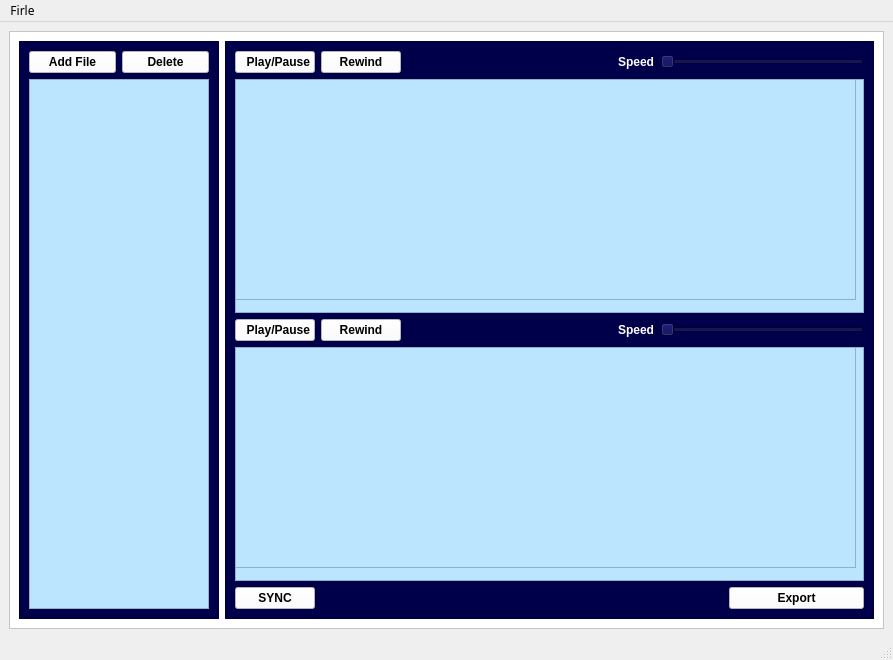
<?xml version="1.0" encoding="UTF-8"?>
<ui version="4.0">
 <class>MainWindow</class>
 <widget class="QMainWindow" name="MainWindow">
  <property name="geometry">
   <rect>
    <x>0</x>
    <y>0</y>
    <width>893</width>
    <height>660</height>
   </rect>
  </property>
  <property name="font">
   <font>
    <family>Mudir MT</family>
   </font>
  </property>
  <property name="windowTitle">
   <string>MainWindow</string>
  </property>
  <widget class="QWidget" name="centralwidget">
   <property name="sizePolicy">
    <sizepolicy hsizetype="Maximum" vsizetype="Maximum">
     <horstretch>0</horstretch>
     <verstretch>0</verstretch>
    </sizepolicy>
   </property>
   <layout class="QGridLayout" name="gridLayout">
    <item row="0" column="1">
     <widget class="QFrame" name="frame">
      <property name="styleSheet">
       <string notr="true">background-color: rgb(255, 255, 255);</string>
      </property>
      <property name="frameShape">
       <enum>QFrame::StyledPanel</enum>
      </property>
      <property name="frameShadow">
       <enum>QFrame::Raised</enum>
      </property>
      <layout class="QHBoxLayout" name="horizontalLayout">
       <item>
        <widget class="QFrame" name="files_frame">
         <property name="minimumSize">
          <size>
           <width>200</width>
           <height>0</height>
          </size>
         </property>
         <property name="maximumSize">
          <size>
           <width>200</width>
           <height>16777215</height>
          </size>
         </property>
         <property name="styleSheet">
          <string notr="true">background-color: rgb(0, 0, 74);</string>
         </property>
         <property name="frameShape">
          <enum>QFrame::StyledPanel</enum>
         </property>
         <property name="frameShadow">
          <enum>QFrame::Raised</enum>
         </property>
         <layout class="QGridLayout" name="gridLayout_3">
          <item row="0" column="1">
           <widget class="QPushButton" name="pushButton_10">
            <property name="font">
             <font>
              <weight>75</weight>
              <bold>true</bold>
             </font>
            </property>
            <property name="styleSheet">
             <string notr="true">background-color: rgb(255, 255, 255);</string>
            </property>
            <property name="text">
             <string>Delete</string>
            </property>
            <property name="icon">
             <iconset>
              <normaloff>../../../Downloads/recycle-bin.png</normaloff>../../../Downloads/recycle-bin.png</iconset>
            </property>
           </widget>
          </item>
          <item row="0" column="0">
           <widget class="QPushButton" name="pushButton">
            <property name="font">
             <font>
              <weight>75</weight>
              <bold>true</bold>
             </font>
            </property>
            <property name="styleSheet">
             <string notr="true">background-color: rgb(255, 255, 255);</string>
            </property>
            <property name="text">
             <string>Add File</string>
            </property>
            <property name="icon">
             <iconset>
              <normaloff>../../../Downloads/folder.png</normaloff>../../../Downloads/folder.png</iconset>
            </property>
           </widget>
          </item>
          <item row="1" column="0" colspan="2">
           <widget class="QFrame" name="frame_2">
            <property name="styleSheet">
             <string notr="true">background-color:rgb(187, 228, 255);</string>
            </property>
            <property name="frameShape">
             <enum>QFrame::StyledPanel</enum>
            </property>
            <property name="frameShadow">
             <enum>QFrame::Raised</enum>
            </property>
           </widget>
          </item>
         </layout>
        </widget>
       </item>
       <item>
        <widget class="QFrame" name="Graphs_collector">
         <property name="styleSheet">
          <string notr="true">background-color: rgb(0, 0, 74);</string>
         </property>
         <property name="frameShape">
          <enum>QFrame::StyledPanel</enum>
         </property>
         <property name="frameShadow">
          <enum>QFrame::Raised</enum>
         </property>
         <layout class="QGridLayout" name="gridLayout_2">
          <item row="0" column="4">
           <widget class="QSlider" name="graph1_Slider">
            <property name="sizePolicy">
             <sizepolicy hsizetype="MinimumExpanding" vsizetype="Fixed">
              <horstretch>0</horstretch>
              <verstretch>0</verstretch>
             </sizepolicy>
            </property>
            <property name="minimumSize">
             <size>
              <width>100</width>
              <height>0</height>
             </size>
            </property>
            <property name="orientation">
             <enum>Qt::Horizontal</enum>
            </property>
           </widget>
          </item>
          <item row="4" column="0">
           <widget class="QPushButton" name="pushButton_2">
            <property name="font">
             <font>
              <weight>75</weight>
              <bold>true</bold>
             </font>
            </property>
            <property name="styleSheet">
             <string notr="true">background-color: rgb(255, 255, 255);</string>
            </property>
            <property name="text">
             <string>SYNC</string>
            </property>
            <property name="icon">
             <iconset>
              <normaloff>../../../Downloads/sync.png</normaloff>../../../Downloads/sync.png</iconset>
            </property>
           </widget>
          </item>
          <item row="2" column="4">
           <widget class="QSlider" name="graph2_Slider">
            <property name="sizePolicy">
             <sizepolicy hsizetype="Minimum" vsizetype="Fixed">
              <horstretch>0</horstretch>
              <verstretch>0</verstretch>
             </sizepolicy>
            </property>
            <property name="orientation">
             <enum>Qt::Horizontal</enum>
            </property>
           </widget>
          </item>
          <item row="0" column="1">
           <widget class="QPushButton" name="rewindButton1">
            <property name="font">
             <font>
              <weight>75</weight>
              <bold>true</bold>
             </font>
            </property>
            <property name="styleSheet">
             <string notr="true">
background-color: rgb(255, 255, 255);</string>
            </property>
            <property name="text">
             <string>Rewind</string>
            </property>
            <property name="icon">
             <iconset>
              <normaloff>../../../Downloads/rewind.png</normaloff>../../../Downloads/rewind.png</iconset>
            </property>
           </widget>
          </item>
          <item row="4" column="4" alignment="Qt::AlignRight">
           <widget class="QPushButton" name="pushButton_3">
            <property name="sizePolicy">
             <sizepolicy hsizetype="Fixed" vsizetype="Fixed">
              <horstretch>0</horstretch>
              <verstretch>0</verstretch>
             </sizepolicy>
            </property>
            <property name="minimumSize">
             <size>
              <width>135</width>
              <height>0</height>
             </size>
            </property>
            <property name="font">
             <font>
              <weight>75</weight>
              <bold>true</bold>
             </font>
            </property>
            <property name="styleSheet">
             <string notr="true">background-color: rgb(255, 255, 255);</string>
            </property>
            <property name="text">
             <string>Export</string>
            </property>
           </widget>
          </item>
          <item row="0" column="2">
           <spacer name="horizontalSpacer">
            <property name="orientation">
             <enum>Qt::Horizontal</enum>
            </property>
            <property name="sizeHint" stdset="0">
             <size>
              <width>40</width>
              <height>20</height>
             </size>
            </property>
           </spacer>
          </item>
          <item row="3" column="0" colspan="5">
           <widget class="QFrame" name="Graph2">
            <property name="minimumSize">
             <size>
              <width>0</width>
              <height>200</height>
             </size>
            </property>
            <property name="styleSheet">
             <string notr="true">background-color: rgb(187, 228, 255);</string>
            </property>
            <property name="frameShape">
             <enum>QFrame::StyledPanel</enum>
            </property>
            <property name="frameShadow">
             <enum>QFrame::Raised</enum>
            </property>
            <widget class="PlotWidget" name="graphicsView_2">
             <property name="geometry">
              <rect>
               <x>0</x>
               <y>0</y>
               <width>621</width>
               <height>221</height>
              </rect>
             </property>
            </widget>
           </widget>
          </item>
          <item row="2" column="3">
           <widget class="QLabel" name="label_2">
            <property name="sizePolicy">
             <sizepolicy hsizetype="Maximum" vsizetype="Preferred">
              <horstretch>0</horstretch>
              <verstretch>0</verstretch>
             </sizepolicy>
            </property>
            <property name="font">
             <font>
              <weight>75</weight>
              <bold>true</bold>
             </font>
            </property>
            <property name="styleSheet">
             <string notr="true">color: rgb(255, 255, 255);</string>
            </property>
            <property name="text">
             <string>Speed</string>
            </property>
           </widget>
          </item>
          <item row="0" column="0">
           <widget class="QPushButton" name="PlayButton1">
            <property name="font">
             <font>
              <weight>75</weight>
              <bold>true</bold>
             </font>
            </property>
            <property name="styleSheet">
             <string notr="true">background-color: rgb(255, 255, 255);</string>
            </property>
            <property name="text">
             <string>  Play/Pause</string>
            </property>
            <property name="icon">
             <iconset>
              <normaloff>../../../Downloads/button.png</normaloff>../../../Downloads/button.png</iconset>
            </property>
            <property name="iconSize">
             <size>
              <width>40</width>
              <height>16</height>
             </size>
            </property>
           </widget>
          </item>
          <item row="2" column="0">
           <widget class="QPushButton" name="PlayButton2">
            <property name="font">
             <font>
              <weight>75</weight>
              <bold>true</bold>
             </font>
            </property>
            <property name="styleSheet">
             <string notr="true">background-color: rgb(255, 255, 255);</string>
            </property>
            <property name="text">
             <string>  Play/Pause</string>
            </property>
            <property name="icon">
             <iconset>
              <normaloff>../../../Downloads/button.png</normaloff>../../../Downloads/button.png</iconset>
            </property>
            <property name="iconSize">
             <size>
              <width>40</width>
              <height>16</height>
             </size>
            </property>
           </widget>
          </item>
          <item row="2" column="1">
           <widget class="QPushButton" name="rewindButton2">
            <property name="font">
             <font>
              <weight>75</weight>
              <bold>true</bold>
             </font>
            </property>
            <property name="styleSheet">
             <string notr="true">
background-color: rgb(255, 255, 255);</string>
            </property>
            <property name="text">
             <string>Rewind</string>
            </property>
            <property name="icon">
             <iconset>
              <normaloff>../../../Downloads/rewind.png</normaloff>../../../Downloads/rewind.png</iconset>
            </property>
           </widget>
          </item>
          <item row="0" column="3">
           <widget class="QLabel" name="label">
            <property name="sizePolicy">
             <sizepolicy hsizetype="Maximum" vsizetype="Preferred">
              <horstretch>0</horstretch>
              <verstretch>0</verstretch>
             </sizepolicy>
            </property>
            <property name="font">
             <font>
              <weight>75</weight>
              <bold>true</bold>
             </font>
            </property>
            <property name="styleSheet">
             <string notr="true">color: rgb(255, 255, 255);</string>
            </property>
            <property name="text">
             <string>Speed</string>
            </property>
           </widget>
          </item>
          <item row="1" column="0" colspan="5">
           <widget class="QFrame" name="Graph1">
            <property name="minimumSize">
             <size>
              <width>0</width>
              <height>200</height>
             </size>
            </property>
            <property name="styleSheet">
             <string notr="true">background-color:rgb(187, 228, 255);</string>
            </property>
            <property name="frameShape">
             <enum>QFrame::StyledPanel</enum>
            </property>
            <property name="frameShadow">
             <enum>QFrame::Raised</enum>
            </property>
            <widget class="PlotWidget" name="graphicsView">
             <property name="geometry">
              <rect>
               <x>0</x>
               <y>0</y>
               <width>621</width>
               <height>221</height>
              </rect>
             </property>
            </widget>
           </widget>
          </item>
         </layout>
        </widget>
       </item>
      </layout>
     </widget>
    </item>
   </layout>
  </widget>
  <widget class="QMenuBar" name="menubar">
   <property name="geometry">
    <rect>
     <x>0</x>
     <y>0</y>
     <width>893</width>
     <height>24</height>
    </rect>
   </property>
   <widget class="QMenu" name="menuFirle">
    <property name="title">
     <string>Firle</string>
    </property>
   </widget>
   <addaction name="menuFirle"/>
  </widget>
  <widget class="QStatusBar" name="statusbar"/>
 </widget>
 <customwidgets>
  <customwidget>
   <class>PlotWidget</class>
   <extends>QGraphicsView</extends>
   <header location="global">pyqtgraph</header>
  </customwidget>
 </customwidgets>
 <resources/>
 <connections/>
</ui>
